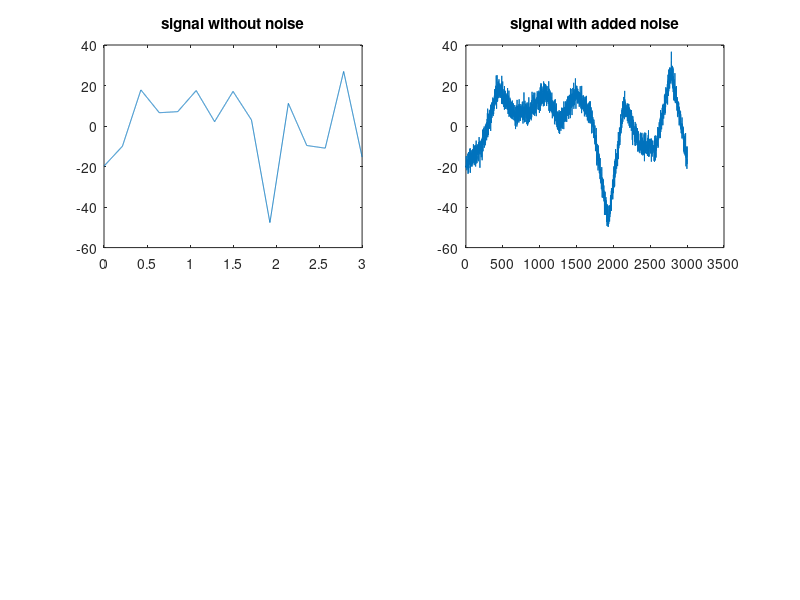

MATLAB code for this plot:
%% Time Series Denoising
% Code adapted from Mike X. Cohen's "Signal Processing Problems" course

%% Section 1: Mean-smooth time series

% signal parameters

samplerate = 1000; % measured in Hz
time = 0:1/samplerate:3; % 1 sample point over 3 seconds
n = length(time);
p = 15; % time points

% generate noise

noiselevel = 3; % measured in standard deviations
noise = noiselevel * randn(size(time)); % randomly generate noise along signal

% amplitude modulator

ampl = interp1(randn(p,1)*25, linspace(1,p,n));

% generate signal

figure(1), clf
signal = ampl + noise;
subplot(221)
plot(time, ampl), title('signal without noise')
subplot(222)
plot(signal) , title('signal with added noise')

